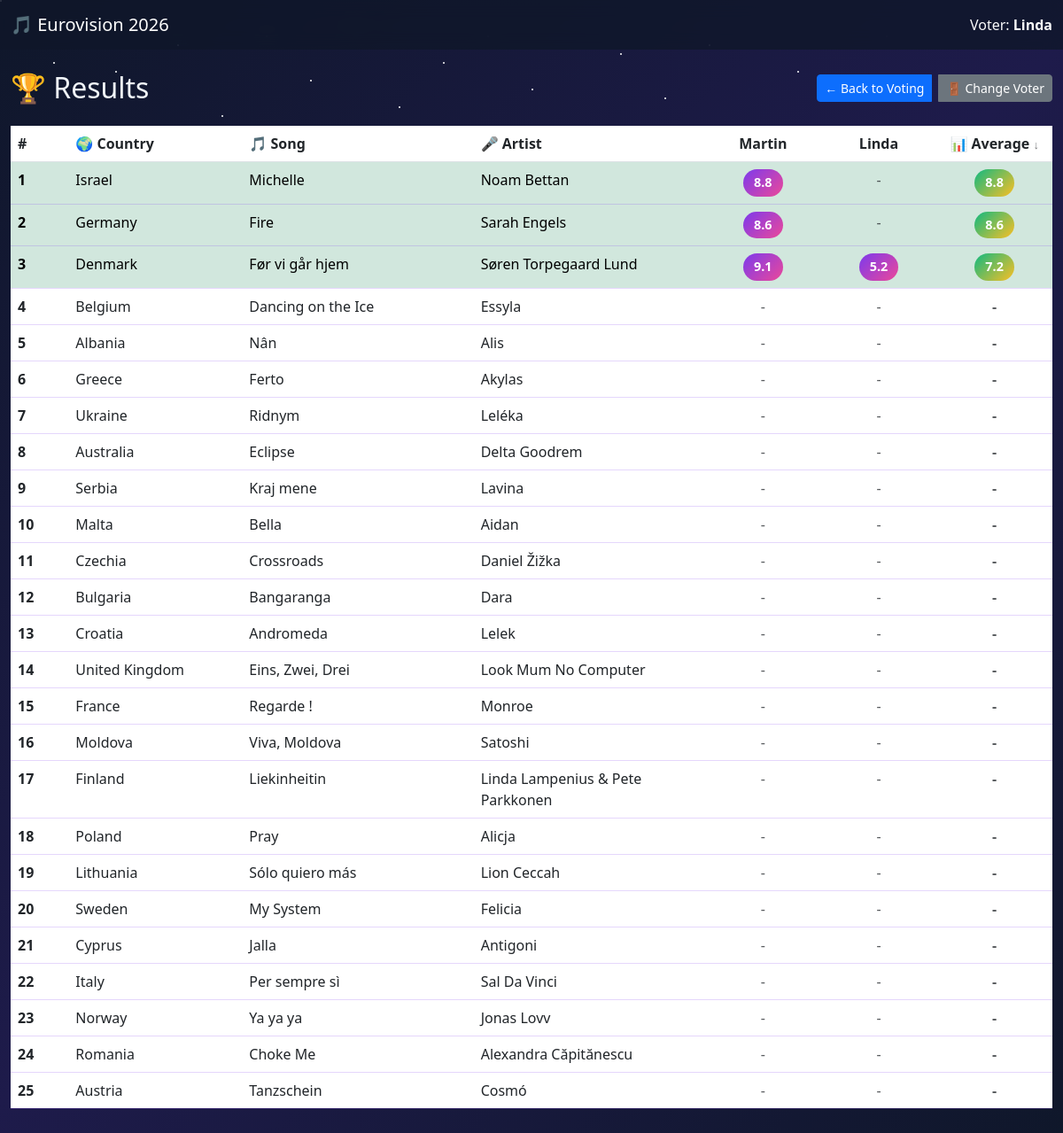
/mgp/Linda/results, run on the app's committed database.
### app/models.py (models this page shows)
class User(Base):
    __tablename__ = "users"
    id = Column(Integer, primary_key=True, index=True)
    username = Column(String, unique=True, index=True, nullable=False)
    created_at = Column(DateTime, default=datetime.utcnow)
    ratings = relationship("Rating", back_populates="user", cascade="all, delete-orphan")

class Song(Base):
    __tablename__ = "songs"
    id = Column(Integer, primary_key=True, index=True)
    order = Column(Integer, nullable=False)
    country = Column(String, nullable=False, index=True)
    artist = Column(String, nullable=False)
    song_name = Column(String, nullable=False)
    youtube_url = Column(String, nullable=True)
    ratings = relationship("Rating", back_populates="song", cascade="all, delete-orphan")

### app/main.py (the view)
@app.get("/mgp/{username}/results", response_class=HTMLResponse)
def results_page(username: str, sort_by: str = "average", sort_dir: str = "desc", request: Request = None, db: Session = Depends(get_db)):
    user = db.query(models.User).filter(models.User.username == username).first()
    if not user:
        return RedirectResponse(url="/")
    users = db.query(models.User).all()
    songs = db.query(models.Song).order_by(models.Song.order).all()
    results = []
    for song in songs:
        song_result = {
            "song": song,
            "ratings": {}
        }
        for user_item in users:
            rating = db.query(models.Rating).filter(
                models.Rating.user_id == user_item.id,
                models.Rating.song_id == song.id
            ).first()
            song_result["ratings"][user_item.username] = rating.final_rating if rating else None
        ratings_list = [r for r in song_result["ratings"].values() if r is not None]
        song_result["average"] = round(sum(ratings_list) / len(ratings_list), 1) if ratings_list else None
        results.append(song_result)
    reverse = sort_dir == "desc"
    if sort_by == "average":
        results.sort(key=lambda x: x["average"] if x["average"] else 0, reverse=reverse)
    elif sort_by in [u.username for u in users]:
        results.sort(key=lambda x: x["ratings"][sort_by] if x["ratings"][sort_by] else 0, reverse=reverse)
    else:
        results.sort(key=lambda x: x["song"].order, reverse=False)
    return templates.TemplateResponse(
        "results.html",
        {
            "request": request,
            "username": username,
            "users": users,
            "results": results,
            "sort_by": sort_by,
            "sort_dir": sort_dir
        }
    )

### app/templates/results.html (shortened to what this page needs)
{% extends "base.html" %}
{% block content %}
<nav class="navbar navbar-expand-lg navbar-dark bg-dark bg-opacity-75">
    <div class="container-fluid">
        <span class="navbar-brand mb-0 h1">🎵 Eurovision 2026</span>
        <div class="navbar-text text-light">
            Voter: <strong>{{ username }}</strong>
        </div>
    </div>
</nav>
<div class="container-fluid py-4">
    <div class="row mb-4">
        <div class="col-12">
            <div class="d-flex gap-2 justify-content-between align-items-center flex-wrap">
                <h2 class="mb-0">🏆 Results</h2>
                <div class="btn-group gap-2">
                    <a href="/mgp/{{ username }}" class="btn btn-primary btn-sm">← Back to Voting</a>
                    <a href="/" class="btn btn-secondary btn-sm">🚪 Change Voter</a>
                </div>
            </div>
        </div>
    </div>
    <div class="row d-none d-md-flex">
        <div class="col-12">
            <div class="table-responsive">
                <table class="table table-hover table-festive" id="resultsTable">
                    <thead>
                        <tr>
                            <th style="width: 5%">#</th>
                            <th style="width: 15%">🌍 Country</th>
                            <th style="width: 20%">🎵 Song</th>
                            <th style="width: 20%">🎤 Artist</th>
                            {% for user in users %}
                            <th class="text-center sortable" style="width: 10%; cursor: pointer;">
                                <a href="/mgp/{{ username }}/results?sort_by={{ user.username }}&sort_dir={% if sort_by == user.username and sort_dir == 'desc' %}asc{% else %}desc{% endif %}" style="text-decoration: none; color: inherit;">
                                    {{ user.username }}
                                </a>
                            </th>
                            {% endfor %}
                            <th class="text-center fw-bold sortable" style="width: 10%; cursor: pointer;">
                                <a href="/mgp/{{ username }}/results?sort_by=average&sort_dir={% if sort_by == 'average' and sort_dir == 'asc' %}desc{% else %}asc{% endif %}" style="text-decoration: none; color: inherit;">
                                    📊 Average
                                    {% if sort_by == 'average' %}
                                        <span class="sort-indicator">{% if sort_dir == 'asc' %} ↑{% else %} ↓{% endif %}</span>
                                    {% endif %}
                                </a>
                            </th>
                        </tr>
                    </thead>
                    <tbody>
                        {% for result in results %}
                        <tr class="{% if loop.index <= 3 %}table-success{% endif %}">
                            <td class="fw-bold">{{ loop.index }}</td>
                            <td>{{ result.song.country }}</td>
                            <td>{{ result.song.song_name }}</td>
                            <td>{{ result.song.artist }}</td>
                            {% for user in users %}
                            <td class="text-center">
                                {% if result.ratings[user.username] %}
                                    <span class="badge bg-primary">{{ result.ratings[user.username] }}</span>
                                {% else %}
                                    <span class="text-muted">-</span>
                                {% endif %}
                            </td>
                            {% endfor %}
                            <td class="text-center fw-bold">
                                {% if result.average %}
                                    <span class="badge bg-success">{{ result.average }}</span>
                                {% else %}
                                    <span class="text-muted">-</span>
                                {% endif %}
                            </td>
                        </tr>
                        {% endfor %}
                    </tbody>
                </table>
            </div>
        </div>
    </div>
</div>
{% endblock %}

### app/static/css/style.css (style rules this page uses)
:root { --primary: #7c3aed; --secondary: #ec4899; --accent: #fbbf24; --success: #10b981; --danger: #ef4444; --dark-bg: #0f172a; --card-bg: #1e293b; --text-light: #f1f5f9; }
* { scroll-behavior: smooth; }
body { background: linear-gradient(135deg, #0f172a 0%, #1e1b4b 50%, #0f172a 100%); color: var(--text-light); font-family: 'Segoe UI', Tahoma, Geneva, Verdana, sans-serif; min-height: 100vh; position: relative; overflow-x: hidden; }
.table-festive { color: var(--text-light); }
.table-festive thead { background: linear-gradient(135deg, var(--primary) 0%, var(--secondary) 100%); color: white; }
.table-festive tbody tr { border-bottom: 1px solid rgba(124, 58, 237, 0.2); transition: all 0.3s ease; }
.table-festive .badge { font-size: 0.9rem; padding: 0.5rem 0.75rem; }
.navbar { backdrop-filter: blur(10px); background: rgba(15, 23, 42, 0.8) !important; }
.badge { font-weight: 600; padding: 0.5rem 1rem; border-radius: 20px; }
.badge.bg-primary { background: linear-gradient(135deg, var(--primary), var(--secondary)) !important; }
.badge.bg-success { background: linear-gradient(135deg, var(--success), var(--accent)) !important; }
.table-festive thead .sortable { transition: background-color 0.2s ease; }
.sort-indicator { font-size: 0.8em; opacity: 0.6; }

### data on the page
User: username "Linda", username "5.2"
User: username "Martin", username "8.8", username "8.6", username "9.1"
Song: song.country "Israel", song.song_name "Michelle", song.artist "Noam Bettan"
Song: song.country "Germany", song.song_name "Fire", song.artist "Sarah Engels"
Song: song.country "Denmark", song.song_name "Før vi går hjem", song.artist "Søren Torpegaard Lund"
Song: song.country "Belgium", song.song_name "Dancing on the Ice", song.artist "Essyla"
Song: song.country "Albania", song.song_name "Nân", song.artist "Alis"
Song: song.country "Greece", song.song_name "Ferto", song.artist "Akylas"
Song: song.country "Ukraine", song.song_name "Ridnym", song.artist "Leléka"
Song: song.country "Australia", song.song_name "Eclipse", song.artist "Delta Goodrem"
Song: song.country "Serbia", song.song_name "Kraj mene", song.artist "Lavina"
Song: song.country "Malta", song.song_name "Bella", song.artist "Aidan"
Song: song.country "Czechia", song.song_name "Crossroads", song.artist "Daniel Žižka"
Song: song.country "Bulgaria", song.song_name "Bangaranga", song.artist "Dara"
Song: song.country "Croatia", song.song_name "Andromeda", song.artist "Lelek"
Song: song.country "United Kingdom", song.song_name "Eins, Zwei, Drei", song.artist "Look Mum No Computer"
Song: song.country "France", song.song_name "Regarde !", song.artist "Monroe"
Song: song.country "Moldova", song.song_name "Viva, Moldova", song.artist "Satoshi"
Song: song.country "Finland", song.song_name "Liekinheitin", song.artist "Linda Lampenius & Pete Parkkonen"
Song: song.country "Poland", song.song_name "Pray", song.artist "Alicja"
Song: song.country "Lithuania", song.song_name "Sólo quiero más", song.artist "Lion Ceccah"
Song: song.country "Sweden", song.song_name "My System", song.artist "Felicia"
Song: song.country "Cyprus", song.song_name "Jalla", song.artist "Antigoni"
Song: song.country "Italy", song.song_name "Per sempre sì", song.artist "Sal Da Vinci"
Song: song.country "Norway", song.song_name "Ya ya ya", song.artist "Jonas Lovv"
Song: song.country "Romania", song.song_name "Choke Me", song.artist "Alexandra Căpitănescu"
Song: song.country "Austria", song.song_name "Tanzschein", song.artist "Cosmó"

### other printed values
{{ result.average }} "8.8" "8.6" "7.2"
